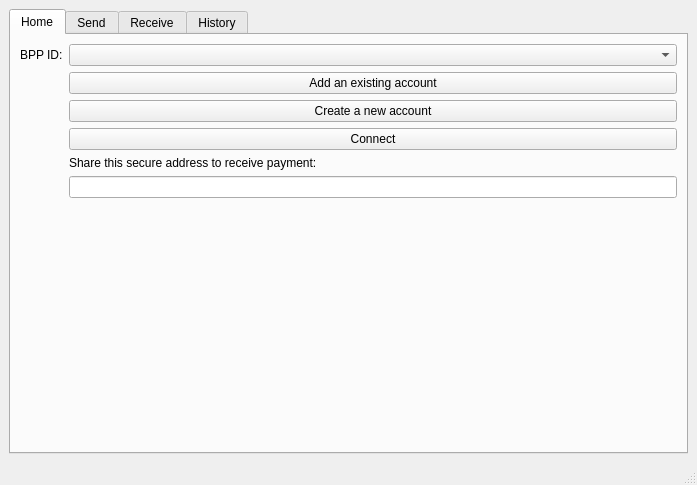
<?xml version="1.0" encoding="UTF-8"?>
<ui version="4.0">
 <class>MainWindow</class>
 <widget class="QMainWindow" name="MainWindow">
  <property name="windowModality">
   <enum>Qt::NonModal</enum>
  </property>
  <property name="geometry">
   <rect>
    <x>0</x>
    <y>0</y>
    <width>697</width>
    <height>485</height>
   </rect>
  </property>
  <property name="minimumSize">
   <size>
    <width>544</width>
    <height>0</height>
   </size>
  </property>
  <property name="windowTitle">
   <string>The Bitcoin payment protocol</string>
  </property>
  <widget class="QWidget" name="centralwidget">
   <layout class="QGridLayout" name="gridLayout">
    <item row="3" column="0">
     <widget class="QTabWidget" name="tabWidget">
      <property name="currentIndex">
       <number>0</number>
      </property>
      <widget class="QWidget" name="tabhome">
       <attribute name="title">
        <string>Home</string>
       </attribute>
       <layout class="QFormLayout" name="formLayout_2">
        <property name="fieldGrowthPolicy">
         <enum>QFormLayout::AllNonFixedFieldsGrow</enum>
        </property>
        <item row="0" column="0">
         <widget class="QLabel" name="label_3">
          <property name="text">
           <string>BPP ID:</string>
          </property>
         </widget>
        </item>
        <item row="0" column="1">
         <widget class="QComboBox" name="bppidcb"/>
        </item>
        <item row="2" column="1">
         <widget class="QPushButton" name="newbppidbt">
          <property name="text">
           <string>Create a new account</string>
          </property>
         </widget>
        </item>
        <item row="3" column="1">
         <widget class="QPushButton" name="bppidcntbt">
          <property name="text">
           <string>Connect</string>
          </property>
         </widget>
        </item>
        <item row="4" column="1">
         <widget class="QLabel" name="label_8">
          <property name="minimumSize">
           <size>
            <width>0</width>
            <height>0</height>
           </size>
          </property>
          <property name="layoutDirection">
           <enum>Qt::LeftToRight</enum>
          </property>
          <property name="text">
           <string>Share this secure address to receive payment:</string>
          </property>
          <property name="alignment">
           <set>Qt::AlignLeading|Qt::AlignLeft|Qt::AlignVCenter</set>
          </property>
         </widget>
        </item>
        <item row="5" column="1">
         <widget class="QLineEdit" name="bppidsec">
          <property name="readOnly">
           <bool>true</bool>
          </property>
         </widget>
        </item>
        <item row="1" column="1">
         <widget class="QPushButton" name="addbppidbt">
          <property name="text">
           <string>Add an existing account</string>
          </property>
         </widget>
        </item>
       </layout>
      </widget>
      <widget class="QWidget" name="tabsend">
       <attribute name="title">
        <string>Send</string>
       </attribute>
       <layout class="QFormLayout" name="formLayout">
        <property name="fieldGrowthPolicy">
         <enum>QFormLayout::AllNonFixedFieldsGrow</enum>
        </property>
        <item row="2" column="0">
         <widget class="QLabel" name="label">
          <property name="text">
           <string>Address: </string>
          </property>
         </widget>
        </item>
        <item row="2" column="1">
         <widget class="QLineEdit" name="sendaddr"/>
        </item>
        <item row="3" column="0">
         <widget class="QLabel" name="label_4">
          <property name="text">
           <string>Amount:</string>
          </property>
         </widget>
        </item>
        <item row="3" column="1">
         <widget class="QLineEdit" name="sendval"/>
        </item>
        <item row="4" column="0">
         <widget class="QLabel" name="label_7">
          <property name="text">
           <string>Reference:</string>
          </property>
         </widget>
        </item>
        <item row="4" column="1">
         <widget class="QLineEdit" name="sendref"/>
        </item>
        <item row="5" column="1">
         <widget class="QPushButton" name="sendbt">
          <property name="text">
           <string>Send</string>
          </property>
         </widget>
        </item>
       </layout>
      </widget>
      <widget class="QWidget" name="tab">
       <attribute name="title">
        <string>Receive</string>
       </attribute>
       <layout class="QGridLayout" name="gridLayout_3">
        <property name="margin">
         <number>0</number>
        </property>
        <property name="spacing">
         <number>0</number>
        </property>
        <item row="0" column="0">
         <widget class="QTableWidget" name="addrs">
          <property name="selectionMode">
           <enum>QAbstractItemView::NoSelection</enum>
          </property>
          <property name="showGrid">
           <bool>false</bool>
          </property>
          <attribute name="horizontalHeaderStretchLastSection">
           <bool>true</bool>
          </attribute>
          <attribute name="verticalHeaderVisible">
           <bool>false</bool>
          </attribute>
          <column>
           <property name="text">
            <string>Addresses</string>
           </property>
          </column>
         </widget>
        </item>
       </layout>
      </widget>
      <widget class="QWidget" name="tabtxs">
       <attribute name="title">
        <string>History</string>
       </attribute>
       <layout class="QGridLayout" name="gridLayout_2">
        <property name="margin">
         <number>0</number>
        </property>
        <property name="spacing">
         <number>0</number>
        </property>
        <item row="0" column="0">
         <widget class="QTableWidget" name="txhist">
          <property name="selectionMode">
           <enum>QAbstractItemView::NoSelection</enum>
          </property>
          <property name="showGrid">
           <bool>false</bool>
          </property>
          <attribute name="horizontalHeaderCascadingSectionResizes">
           <bool>false</bool>
          </attribute>
          <attribute name="horizontalHeaderStretchLastSection">
           <bool>true</bool>
          </attribute>
          <attribute name="verticalHeaderVisible">
           <bool>false</bool>
          </attribute>
          <column>
           <property name="text">
            <string>Date</string>
           </property>
          </column>
          <column>
           <property name="text">
            <string>Reference</string>
           </property>
          </column>
          <column>
           <property name="text">
            <string>From</string>
           </property>
          </column>
          <column>
           <property name="text">
            <string>To</string>
           </property>
          </column>
          <column>
           <property name="text">
            <string>Amount</string>
           </property>
          </column>
         </widget>
        </item>
       </layout>
      </widget>
     </widget>
    </item>
   </layout>
  </widget>
  <widget class="QStatusBar" name="statusBar"/>
 </widget>
 <resources/>
 <connections/>
</ui>
